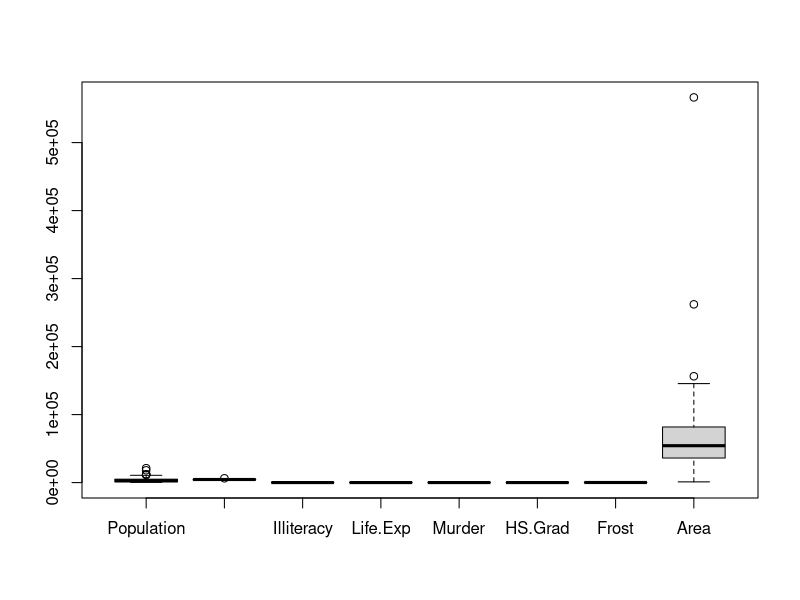
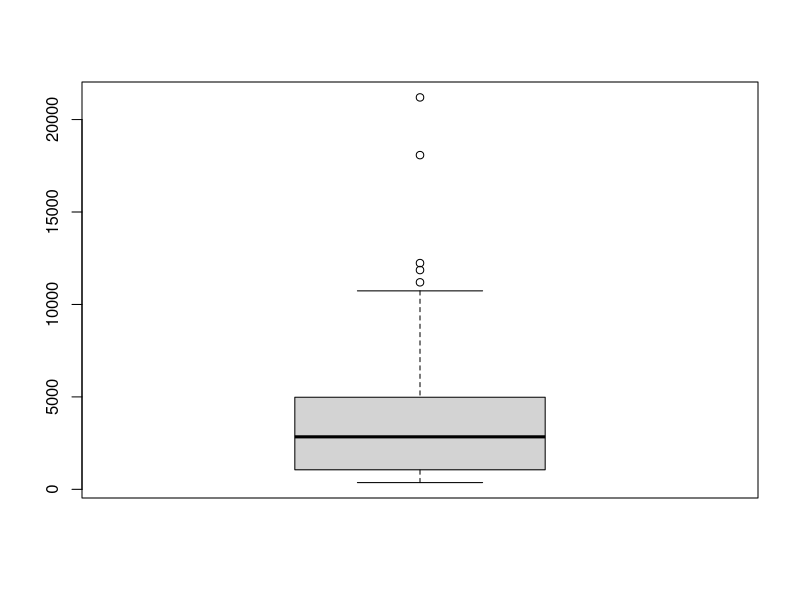
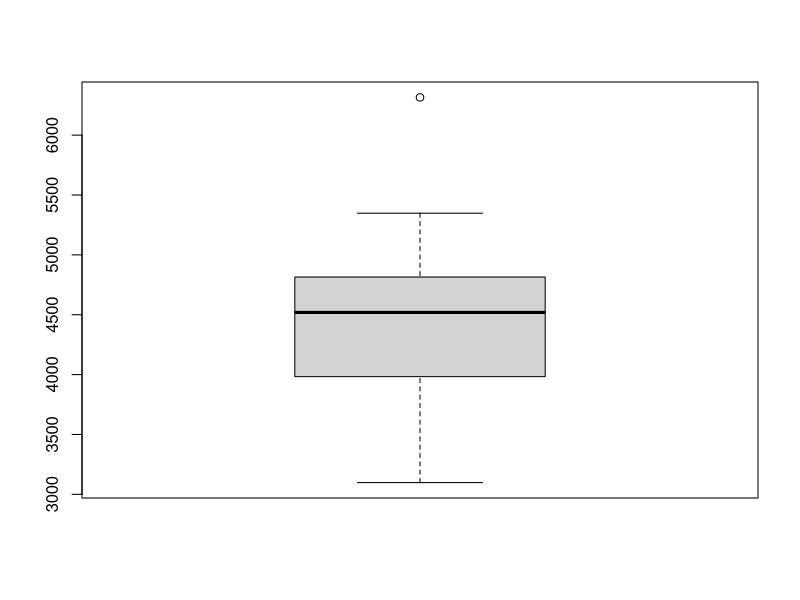
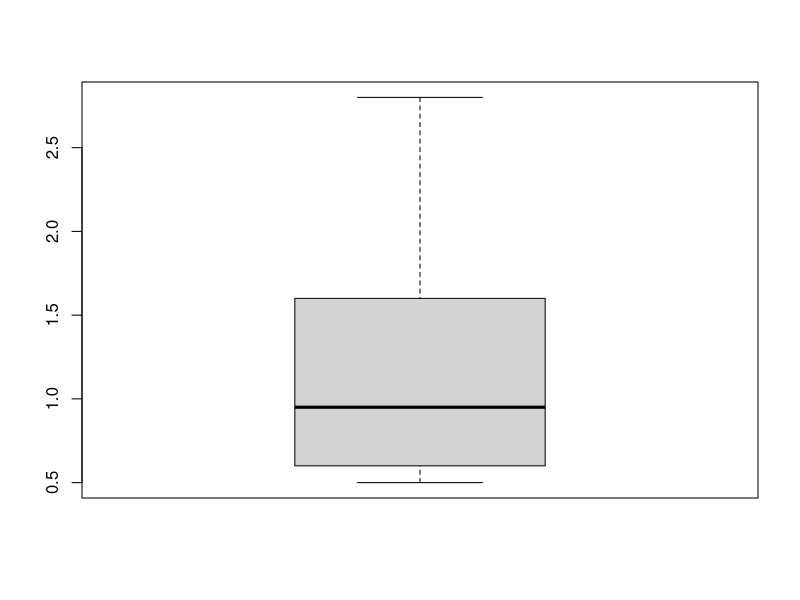
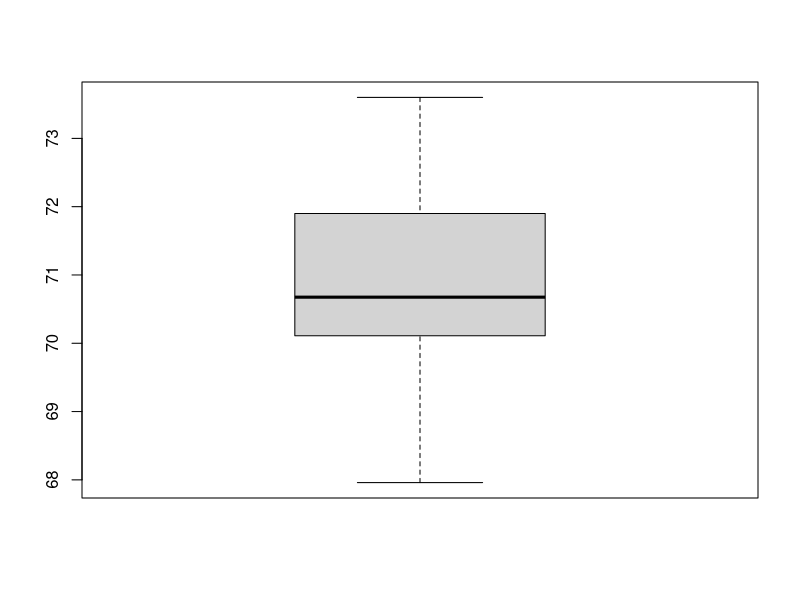
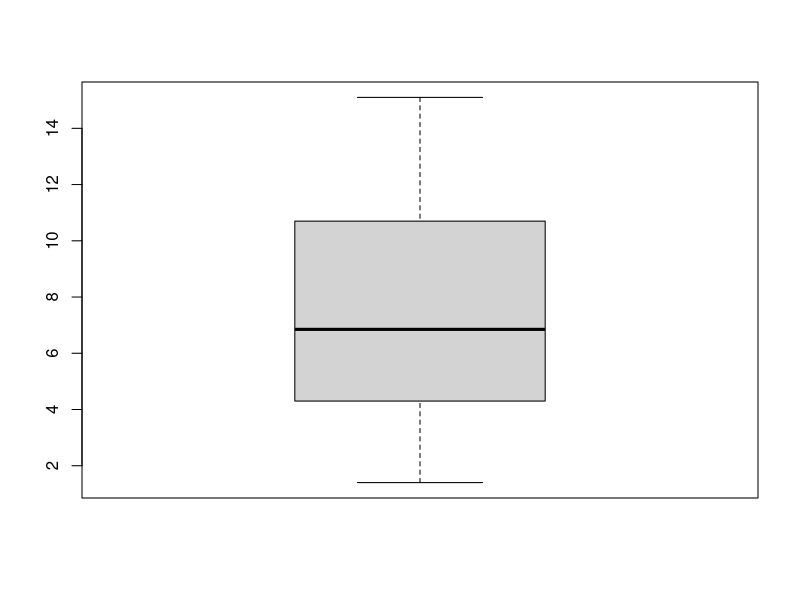
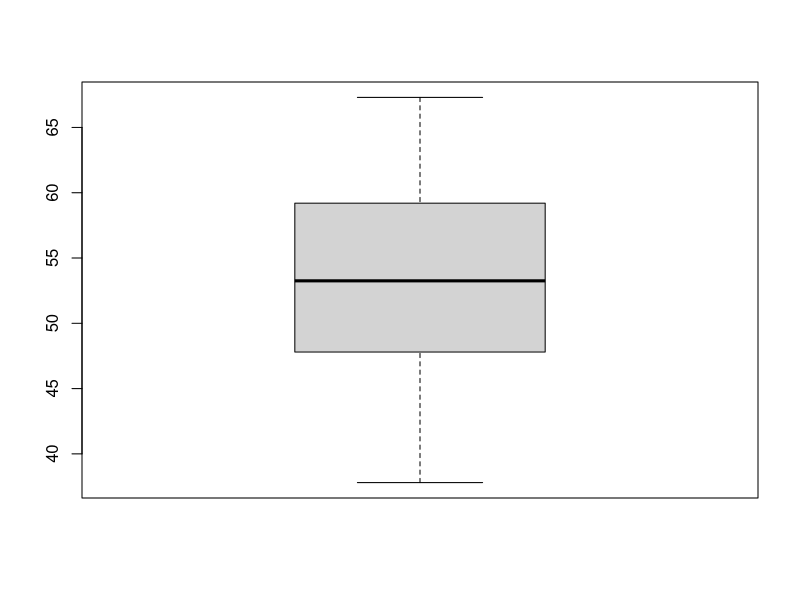
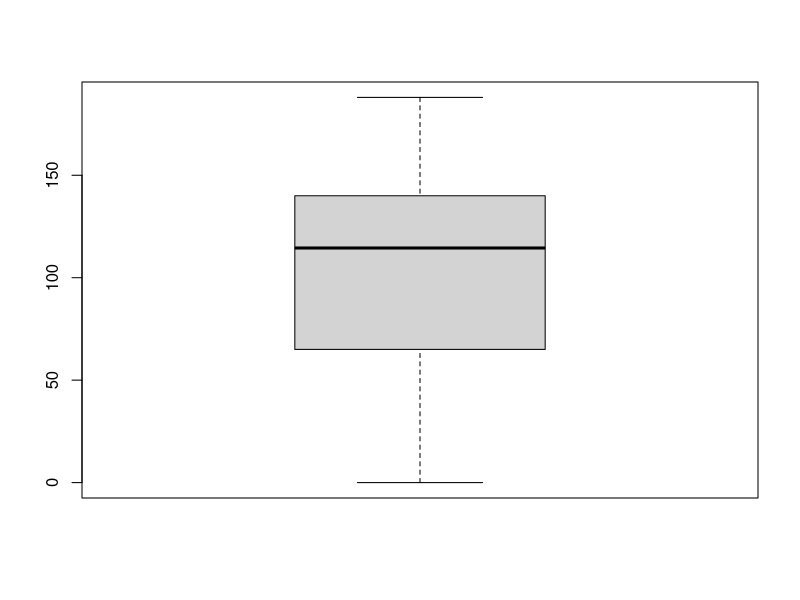

Generate these figures, in order, with R:
#
# 작성자 : 정규진
# 작성일 : 2019.12.4
# 제출일 : 2019.12.4
#

#문1) 다음과 같이 결측값이 포함된 데이터셋 ds를 생성한 후, 다음 문제를 해결하기 위한 R 코드를 작성하시오.

ds <- state.x77
ds[2,3] <- NA; ds[3,1] <- NA; ds[2,4] <- NA; ds[4,3] <- NA

#(1) 각 열별로 결측값이 몇 개인지 출력하시오.
apply(ds, 2, function(y) sum(is.na(y)))

#(2) 결측값이 포함된 행들의 데이터를 출력하시오.
ds[rowSums(is.na(ds))>0,]

#(3) 결측값이 포함된 행은 몇 개인지 출력하시오.
sum(rowSums(is.na(ds))>0)

#(4) 결측값이 포함된 행들을 제외하고 새로운 데이터셋 ds.new를 만들어보시오.
ds.new <- ds[ complete.cases(ds) ,]
ds.new
#점검
nrow(ds.new); nrow(ds)

#문2) 다음과 같이 state.x77 데이터셋을 st에 저장한 후 다음 문제를 해결하기 위한 R 코드를 작성하시오.

st <- data.frame(state.x77)

#(1) st의 각 변수(열)들에 대해 특이값이 존재하는지 상자그림을 그려 확인하시오.
str(st)
boxplot(st)
boxplot(st$Population) #존재
boxplot(st$Income) #존재
boxplot(st$Illiteracy)
boxplot(st$Life.Exp)
boxplot(st$Murder)
boxplot(st$HS.Grad)
boxplot(st$Frost)
boxplot(st$Area) #존재

#(2) 특이값이 존재하는 경우 이상치를 NA로 대체하여 저장하시오.
out.pop <- boxplot.stats(st$Population)$out
st$Population[st$Population %in% out.pop] <- NA
out.Inc <- boxplot.stats(st$Income)$out
st$Income[st$Income %in% out.Inc] <- NA
out.Area <- boxplot.stats(st$Area)$out
st$Area[st$Area %in% out.Area] <- NA

#확인
sum(is.na(st$Population))
sum(is.na(st$Income))
sum(is.na(st$Area))
sum(is.na(st))

#(3) st에서 NA가 존재하는 행들을 제거하여 st2에 저장하시오.
st2 <- st[ complete.cases(st) , ]
st2
#확인
sum(is.na(st2))

#문3)R에서 제공하는 airquality 데이터셋에 대해 다음의 문제를 해결하기 위한 R 코드를 작성하시오.
#(1) airquality를 AQ에 저장하시오.
AQ <- airquality
str(AQ)

#(2) AQ에서 열별로 NA의 개수를 출력하시오.
apply(AQ, 2, function(y) sum(is.na(y)))

#(3) AQ에서 행별로 NA의 개수를 출력하시오.
rowSums(is.na(AQ))

#(4) AQ에서 NA를 포함하지 않은 행들만 출력하시오.
AQ[ complete.cases(AQ) ,]

#(5) AQ에서 NA를 NA가 속한 열의 평균값으로 치환하여 AQ2로 저장하고, AQ2의 내용을 출력하시오.		
AQ2 <- AQ
AQ2$Ozone[is.na(AQ2$Ozone)] <- mean(AQ2$Ozone, na.rm = T)
AQ2$Solar.R[is.na(AQ2$Solar.R)] <- mean(AQ2$Solar.R, na.rm = T)
AQ2
#확인
sum(is.na(AQ2))

#문4) R에서 제공하는 state.x77 데이터셋에 대하여 다음 문제를 해결하기 위한 R 코드를 작성하시오.

#(1) state.x77 데이터셋을 Population(인구수)를 기준으로 오름차순 정렬하시오.
library(dplyr)
st <- data.frame(state.x77)
st
st %>% arrange(Population)
#arrange는 rowname이 손실됨
st[order(st$Population) , ]

#(2) state.x77 데이터셋을 Income(소득)을 기준으로 내림차순 정렬하시오.
st %>% arrange(desc(Income))
st[order(st$Income, decreasing = T),]

#(3) Illiteracy(문맹률)가 낮은 상위 10개 주의 이름과 문맹률을 출력하시오.	
rownames(st[order(st$Illiteracy),][1:10,])
st[order(st$Illiteracy),][1:10,"Illiteracy"]
#주 이름 : 문맹률 이렇게 딱 나오면 좋겠는데.. 어떻게 하징

#문5) R에서 제공하는 mtcars 데이터셋에 대하여 다음 문제를 해결하기 위한 R 코드를 작성하시오.

#(1) mtcars 데이터셋을 gear(기어)의 개수에 따라 그룹을 나누어 mt.gear에 저장하시오.(단, split() 함수를 사용)
mt.gear <- split(mtcars, mtcars$gear)
mt.gear

#(2) mt.gear에서 gear(기어)의 개수가 4인 그룹의 데이터를 출력하시오.
mt.gear['4']

#(3) mt.gear에서 gear(기어)의 개수가 3인 그룹과 5인 그룹의 데이터를 합쳐서 mt.gear.35에 저장하고 내용을 출력하시오.
library(dplyr)
mt.gear.35 <- bind_rows(mt.gear['3'], mt.gear['5'])
mt.gear.35

#(4) mtcars 데이터셋에서 wt(중량)가 1.5~3.0 사이인 행들을 추출하여 출력하시오.
mtcars %>% filter(wt > 3.0 & wt < 5.0) #첫번째
subset(mtcars, mtcars$wt > 3.0 & mtcars$wt < 5.0 ) #두번쨰

#문6) 다음의 문제를 해결하기 위한 R코드를 작성하시오.

#다음과 같이 데이터프레임 authors와 books를 생성하고 authors와 books의 내용을 출력하시오.	

authors <- data.frame( surname = c( "Twein", "Venables", "Tierney", "Ripley", "McNeil" ),
                       nationality = c( "US", "Australia", "US", "UK", "Australia" ),
                       retired = c( "yes", rep( "no", 4 ) ),
                       stringsAsFactors = F)
books <- data.frame( name = c( "Johns", "Venables", "Tierney", "Ripley", "Ripley", "McNeil" ),
                     title = c( "Exploratory Data Analysis", 
                                "Modern Applied Statistics ...",
                                "LISP-STAT",
                                "Spatial Statistics", "Stochastic Simulation",
                                "Interactive Data Analysis" ),
                     other.author = c( NA, "Ripley", NA, NA, NA, NA ),
                     stringsAsFactors = F)

authors
books

#(1) surname과 name을 공통 열로 하여 authors와 books를 병합하여 출력하시오
#(두데이터프레임에서 공통 열의 값이 일치하는 것들만 병합).
library(dplyr)
inner_join(authors, books, by=c("surname"="name"))
#오류가 떠서 위에 데이터프레임에 stringsAsFactors = F 추가함
str(authors)
str(books)

#(2) surname과 name을 공통 열로 하여 authors와 books를 병합하여 출력하되
#authors의 행들이 모두 표시되도록 하시오.
left_join(authors, books, by=c("surname"="name"))

#(3) surname과 name을 공통 열로 하여 authors와 books를 병합하여 출력하되 books의 행들은 모두 표시되도록 하시오.
left_join(books, authors, by=c("name"="surname"))

#(4) surname과 other.author를 공통 열로 하여 authors와 books를 병합하여 출력하시오.	
full_join(authors, books, by=c("surname"="other.author"))

